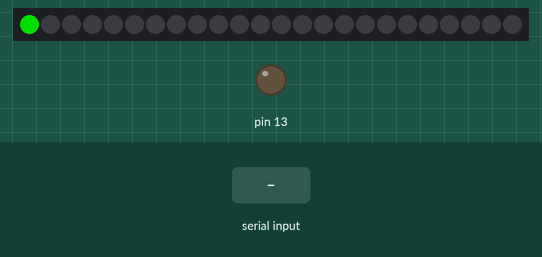
Bench run of a sketch on a simulated Arduino Uno, built with avr-gcc and run on an emulated ATmega328P. On the bench: 24 RGB LEDs in strip order, left to right, output pins drawn as LEDs (lit = HIGH). The test bench sets the inputs (shaded band). Dim RGB values are drawn brighter than linear.

Above: at 2.41 s.
3.8 s: "90\n" received over Serial
At 16.38 s:
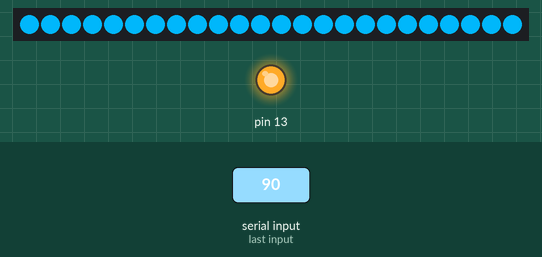
At 17.4 s:
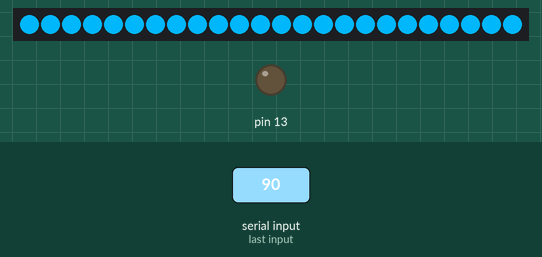
17.7 s: ";" received over Serial
Timing chart, 0 to 20.7 s (numbered marks = the images above; inputs shaded):
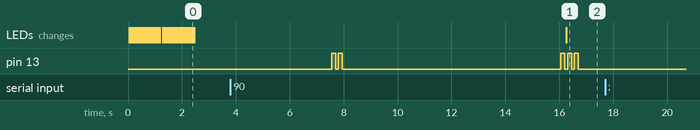

The sketch:

Trinket.ino
```cpp
// Adafruit Trinket code
// Bealgebone Tx pin to Trinket Rx pin
// Adruino shares the same buffer for computer Serial and RxTx pins but Trinket does not support USB Serial
#include <Adafruit_NeoPixel.h>

#define PIN 6

// Parameter 1 = number of pixels in strip
// Parameter 2 = Arduino pin number (most are valid)
// Parameter 3 = pixel type flags, add together as needed:
//   NEO_KHZ800  800 KHz bitstream (most NeoPixel products w/WS2812 LEDs)
//   NEO_GRB     Pixels are wired for GRB bitstream (most NeoPixel products)
Adafruit_NeoPixel strip = Adafruit_NeoPixel(24, PIN, NEO_GRB + NEO_KHZ800);

// Fixed maps define a 7 level color scheme: LBlue, Blue, LGreen, Green, Yellow, Orange, Red
int redmap[] = {0, 3, 140, 50, 250, 255, 255};
int greenmap[] = {175, 130, 255, 205, 220, 190, 0};
int bluemap[] = {240, 237, 0, 50, 0, 0, 0};

// Dynamic arrays change with incoming weather data
// Pops (Probability of Precipitation) stored by index based on cooresponding hour of day
int pops[24];//={0,10,20,30,40,50,60,70,0,10,20,30,40,50,60,70,0,10,20,30,40,50,60,5};
int red[24];
int green[24];
int blue[24];

void setup()
{
  // Serial setup
  Serial.begin(9600);

  // Default values
  for (int i = 0; i < 24; i++)
  {
    //pops[i]  = 100;
    red[i]   = 0;
    green[i] = 0;
    blue[i]  = 0;
  }

  pinMode(13, OUTPUT);
  digitalWrite(13, LOW);


  strip.begin();
  strip.show(); // Initialize all pixels to 'off'

  startupAnimation();

}
int test;
void loop()
{

  test = Serial.peek();

  //Beaglebone transmits data in the form of H(n) P(n) H(n+1) P(n+1)...starting with first hour available from
  //      Wundergound site
  // -1: connected, no data
  //  0: signal lost
  //  #: incoming data

  if (test == -1)
  {
    delay(5000);
  }

  else if (test == 0)
  {
    // Blink the Ring Red on and off
    for (uint16_t i = 0; i < 24; i++)
    {
      strip.setPixelColor(i, strip.Color(30, 0, 90));
    }
    strip.show();

    delay(1000);

    for (uint16_t i = 0; i < 24; i++)
    {
      strip.setPixelColor(i, strip.Color(0, 0, 0));
    }
    strip.show();

    delay(1000);
  }

  else
  {
    // If data is recieved, blink onboard Trinket LED twice
    blink(13, 2);
    // Allow data to keep coming in
    delay(8000);

    // Update the pops array
   getData();

    // Update the colors
    findColors();

    // Assign pixel colors
    for (uint16_t i = 0; i < 24; i++)
    {
      strip.setPixelColor(i, strip.Color(red[i], green[i], blue[i]));
    }

    //Show colors
    strip.show();
    digitalWrite(13, LOW);

    blink(13, 2);
    delay(3000);

    clearBuffer();
  }
}


// Simple blink
void blink(int pin, int times)
{

  for (int i = 0; i < times; i++)
  {
    digitalWrite(pin, LOW);
    delay(50);
    digitalWrite(pin, HIGH);
    delay(150);
    digitalWrite(pin, LOW);
    delay(50);
  }
  return;
}

//Process incoming serial data from Beaglebone Black
void getData()
{
  int digit1, digit2;
  int hour, pop, currenthour;
  char trash;
  int iteration=0;
  while (Serial.peek() > 0)
  {
    blink(13,1);

    if (Serial.peek() == ';')
    {
      // Get rid of the trash character
      trash = Serial.read();
      // Skip the rest of this iteration of the loop
      continue;
    }

    //Get the first hour digit
    digit1 = (Serial.read() - '0');

    //If the hour has double digits, get the second digit
    if (Serial.peek() != ';')
    {
      digit2 = (Serial.read() - '0');
      hour = ((10 * digit1) + digit2);
    }
    else
    {
      hour = digit1;
    }


    // We don't want to loop back over 24 hours in advance. We must store the current hour
      // so that we dont go past it when scanning in the data
    if(iteration==0)
    {
      currenthour = hour;
    }

    // Now we know the next item in the buffer is a ';' so trash it
    trash = Serial.read();

    //Get the first pop digit
    digit1 = (Serial.read() - '0');

    //If the pop has double digits, get the second digit
    if (Serial.peek() != ';')
    {
      digit2 = (Serial.read() - '0');
      pop = ((10 * digit1) + digit2);
    }
    else
    {
      pop = digit1;
    }

    //Write the data we just collected, so long as we are not looping back over 24 hours
    if(hour != currenthour || ((hour==currenthour) && (iteration==0)) )
    {
      pops[hour] = pop;
      iteration=99;
    }
    else
    {
      // We don't need more than 24 hours data; clear the buffer and stop scanning
      clearBuffer();
      break;
    }

  }

}

void clearBuffer(){
   while (Serial.available() > 0)
   {
     char k = Serial.read();

     delay(1);
   }
   delay(1);
}
//Assign colors based on the pop
//Assign colors based on the pop
int findColors()
{
  for (int i = 0; i < 24; i++)
  {
    if (pops[i] < 10)
    {
      red[i] = redmap[0];
      green[i] = greenmap[0];
      blue[i] = bluemap[0];
    }
    else if (pops[i] < 20)
    {
      red[i] = redmap[1];
      green[i] = greenmap[1];
      blue[i] = bluemap[1];
    }
    else if (pops[i] < 30)
    {
      red[i] = redmap[2];
      green[i] = greenmap[2];
      blue[i] = bluemap[2];
    }
    else if (pops[i] < 40)
    {
      red[i] = redmap[3];
      green[i] = greenmap[3];
      blue[i] = bluemap[3];
    }
    else if (pops[i] < 50)
    {
      red[i] = redmap[4];
      green[i] = greenmap[4];
      blue[i] = bluemap[4];
    }
    else if (pops[i] < 60)
    {
      red[i] = redmap[5];
      green[i] = greenmap[5];
      blue[i] = bluemap[5];
    }
    else if (pops[i] >= 60)
    {
      red[i] = redmap[6];
      green[i] = greenmap[6];
      blue[i] = bluemap[6];
    }
  }

}

void startupAnimation()
{
  for (int i = 0; i < 24; i++) {

    // pixels.Color takes RGB values, from 0,0,0 up to 255,255,255
    strip.setPixelColor(i, strip.Color(0, 150, 0)); // Moderately bright green color.

    strip.show(); // This sends the updated pixel color to the hardware.

    delay(50); // Delay for a period of time (in milliseconds).

  }

  for (int i = 24; i >= 0; i--) {

    // pixels.Color takes RGB values, from 0,0,0 up to 255,255,255
    strip.setPixelColor(i, strip.Color(0, 0, 0));

    strip.show(); // This sends the updated pixel color to the hardware.

    delay(50); // Delay for a period of time (in milliseconds).

  }

}
```

Measured:
- after the input at 3.8 s, pin 13: LOW → HIGH after 3.8 s, → LOW 0.15 s later, → HIGH 0.10 s later, → LOW 0.15 s later, … (10 changes in this stretch); the LEDs: change after 12.5 s (image 1)
- after the input at 17.7 s, every drawn part: stays the same
